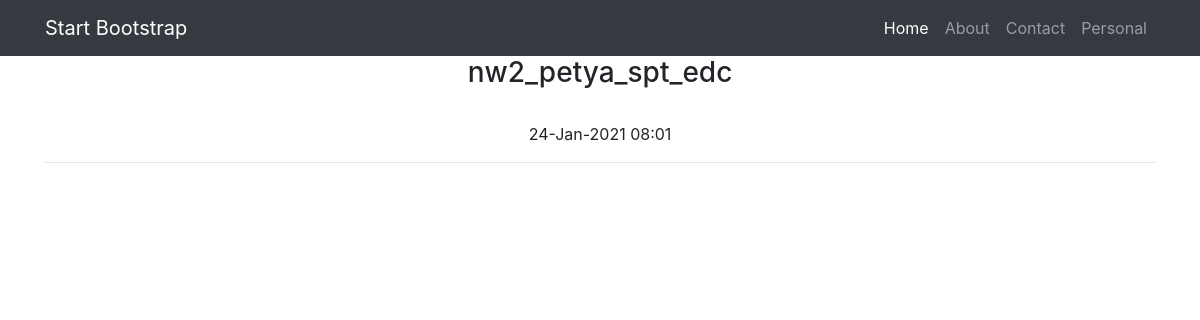
Page /news/6/ on the earlier database version.
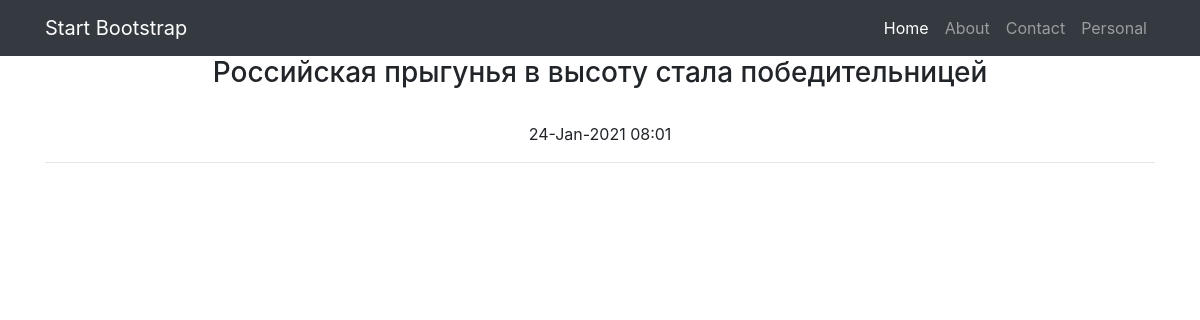
Same page on the later database version.
### news/models.py (models this page shows, shortened)
class Post(models.Model):
    article = 'AT'
    news = 'NW'
    TYPES = [(article, 'статья'), (news, 'новость')]
    author = models.ForeignKey('accounts.Author', on_delete=models.CASCADE)
    type = models.CharField(max_length=2, choices=TYPES, default=news)
    creation_datetime = models.DateTimeField(auto_now_add=True)
    category = models.ManyToManyField(Category, through='PostCategory')
    title = models.CharField(max_length=255)
    content = models.TextField()
    rating = models.IntegerField(default=0)

### news/views.py (the view)
# urls.py: path('<int:pk>/', OneNewsDetail.as_view(), name='one_news'),
class OneNewsDetail(DetailView):
    model = Post
    template_name = 'one_news.html' # название шаблона будет one_news.html
    context_object_name = 'one_news' # название объекта. в нём будет
    queryset = Post.objects.filter(type='NW')

### news/templatetags/custom_filters.py (called while the page is built)
@register.filter(name='profanity')
def profanity(text):
    pf_filter = ProfanityFilter(languages=['ru', 'en'])
    return pf_filter.censor(text)

### templates/one_news.html (shortened to what this page needs)
{% extends 'flatpages/default.html' %}
{% load custom_filters %}
{% block content %}
    <h3>{{ one_news.title }}</h3>
    <br>
    <p2>{{ one_news.creation_datetime|date:'d-M-Y h:m' }}</p2>
    <hr>
{% endblock content %}

Differences in the rows shown:
changed Post: title "nw2_petya_spt_edc" → "Российская прыгунья в высоту стала победительницей"
